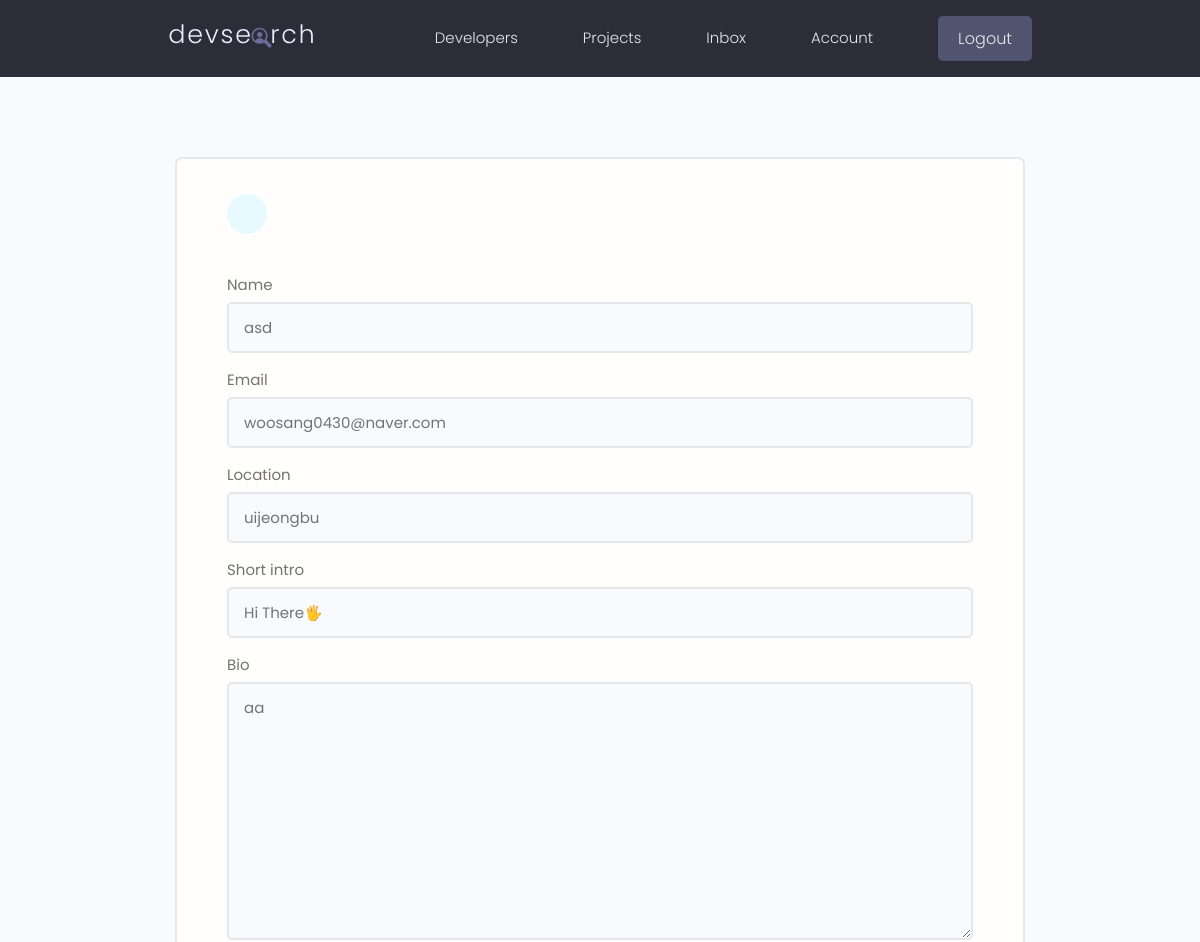
The page /edit-account/ (signed in, upper part) on the database as committed earlier.
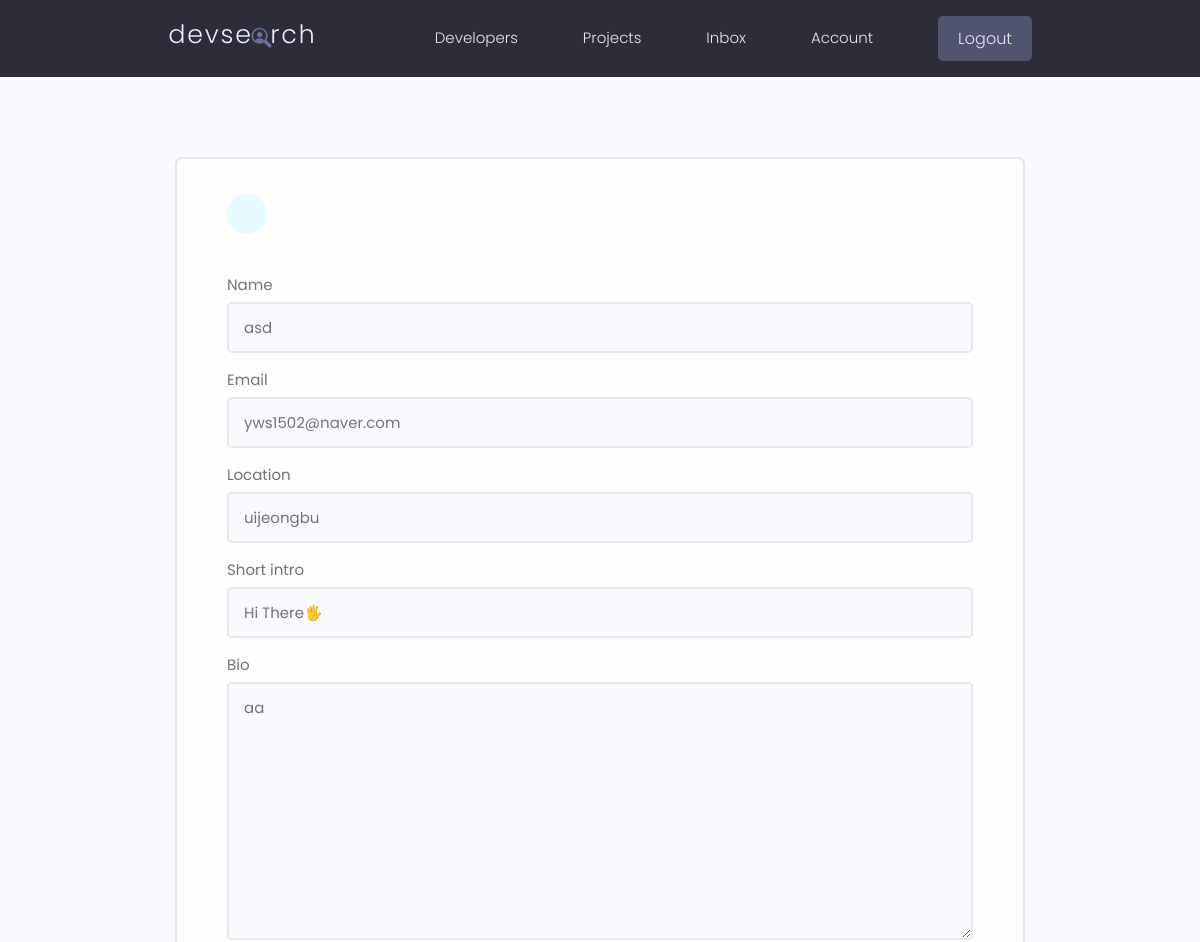
The same page on the database as committed later.
### users/models.py (models this page shows, shortened)
class Profile(models.Model):
    user = models.OneToOneField(User, on_delete=models.CASCADE, null=True, blank=True)
    name = models.CharField(max_length=200, null=True, blank=True)
    email = models.EmailField(max_length=500, null=True, blank=True)
    username = models.CharField(max_length=200, null=True, blank=True)
    location = models.CharField(max_length=200, null=True, blank=True)
    short_intro = models.CharField(max_length=200, null=True, blank=True)
    bio = models.TextField(null=True, blank=True)
    profile_image = models.ImageField(
        null=True, blank=True, upload_to='profiles/', default='profiles/user-default.png')
    social_github = models.CharField(max_length=200, null=True, blank=True)
    social_twitter = models.CharField(max_length=200, null=True, blank=True)
    social_linkein = models.CharField(max_length=200, null=True, blank=True)
    social_youtube = models.CharField(max_length=200, null=True, blank=True)
    social_website = models.CharField(max_length=200, null=True, blank=True)
    created = models.DateTimeField(auto_now_add=True)
    id = models.UUIDField(default=uuid4, unique=True, primary_key=True, editable=False)

### users/views.py (the view)
# urls.py: path('edit-account/', edit_account, name='edit-account'),
@login_required(login_url='login')
def edit_account(request):
    profile = request.user.profile
    form = ProfileForm(instance=profile)
    if request.method == 'POST':
        form = ProfileForm(request.POST, request.FILES, instance=profile)
        if form.is_valid():
            form.save()
            return redirect('account')
    context = {'form' : form}
    return render(request, 'users/profile_form.html', context)

### users/forms.py
class ProfileForm(ModelForm):
    class Meta:
        model = Profile
        exclude = ['user', 'username']
    def __init__(self, *args, **kwargs):
        super(ProfileForm, self).__init__(*args, **kwargs)
        for name, field in self.fields.items():
            field.widget.attrs.update(
                {'class' : 'input', 'placeholder' : 'Add %s' % name}
            )

### users/templates/users/profile_form.html (shortened to what this page needs)
{% extends 'main.html' %}
{% block content %}
<main class="formPage my-xl">
    <div class="content-box">
        <div class="formWrapper">
            <a class="backButton" href="{% url 'account' %}"></a>
            <br>
            <form class='form' action="{% url 'edit-account' %}" method="POST" enctype="multipart/form-data">
                {% for field in form %}
                <div class="form__field">
                    <label for="formInput#text">{{field.label}}</label>
                    {{field}}
                </div>
                {% endfor %}
            </form>
        </div>
    </div>
</main>
{% endblock %}

Rows that differ between the two databases and show on the page:
changed Profile "asd": email "woosang0430@naver.com" → "yws1502@naver.com"
